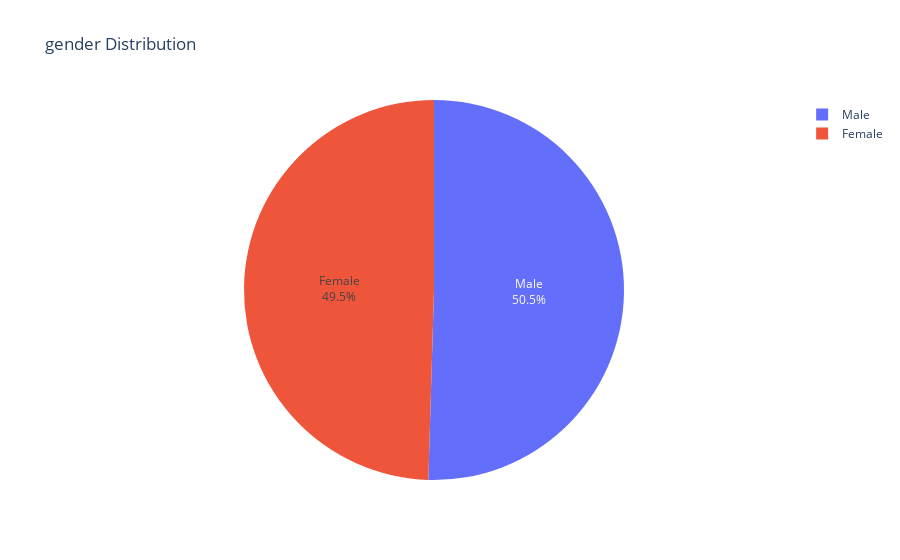

The code cell stored with this chart in its notebook:
### Markdown cell above
### ***A. EDA Feature Gender,Senior Citizen dan Partner***

### Code cell
fig = px.pie(data['gender'].value_counts().reset_index().rename(columns={'index':'Type'}), values='gender', names='Type', title='gender Distribution')
fig.update_traces(textposition='inside', textinfo='percent+label')
fig.show()
print("### pada kolom gender distribusinya merata ")

### Figure 1 — Plotly figure (JSON) as saved in the notebook; plotly's stock layout.template omitted (floating-point values rounded to 4 significant figures)
{"data": [{"domain": {"x": [0, 1], "y": [0, 1]}, "hovertemplate": "Type=%{label}<br>gender=%{value}<extra></extra>", "labels": ["Male", "Female"], "legendgroup": "", "name": "", "showlegend": true, "textinfo": "percent+label", "textposition": "inside", "type": "pie", "values": [3555, 3488]}], "layout": {"legend": {"tracegroupgap": 0}, "title": {"text": "gender Distribution"}}}
